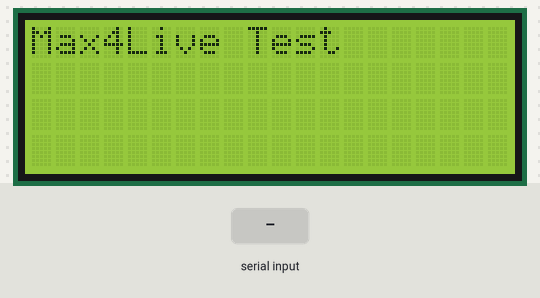
Simulated run of this sketch. Board: Arduino Uno, built with avr-gcc and run on an emulated ATmega328P. On the bench: 20×4 character LCD. The inputs (shaded band) are chosen by the test bench.

Above: at 1.2 s.
1.3 s: "1" received over Serial
At 3.5 s:
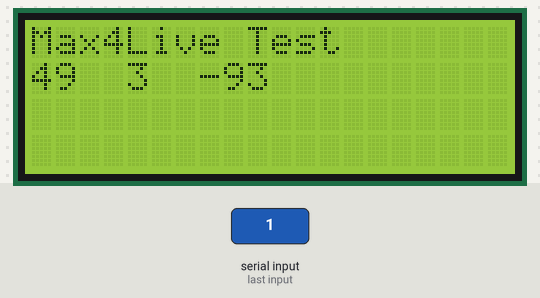
3.8 s: "0" received over Serial
6.3 s: "2" received over Serial
At 8.5 s:
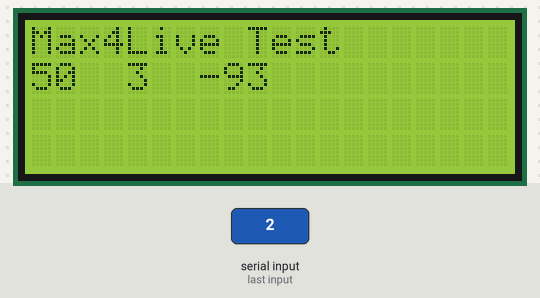
Timing chart, 0 to 10.0 s (numbered marks = the images above; inputs shaded):
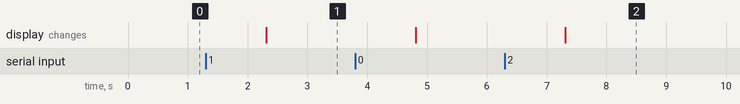

The sketch:

max4live_serial.ino
```cpp
// Arduino Serial Tester
// rld, cycling'74, 3.2008

// LCD Keys
#include <Wire.h>
#include <LiquidCrystal_I2C.h>

LiquidCrystal_I2C lcd(0x27,20,4);  // set the LCD address to 0x27 for a 16 chars and 2 line display


void setup()
{
  lcd.init();
  lcd.backlight();
  lcd.print("Max4Live Test");
  Serial.begin(115200); // open the arduino serial port
}


void loop()
{
  while(Serial.available()) // check to see if there's serial data in the buffer
  {
    char inputData[3];

   Serial.readBytes(inputData,3); // read a byte of serial data

  lcd.setCursor(0,1);
  lcd.print(inputData[0], DEC);
 lcd.print("  ");
  lcd.print(inputData[1], DEC);
 lcd.print("  ");
    lcd.print(inputData[2], DEC);
    lcd.print("  ");
 }


}
```

Measured:
- after the input at 1.3 s, the display: changes after 1.0 s (image 1)
- after the input at 6.3 s, the display: changes after 1.0 s (image 2)
